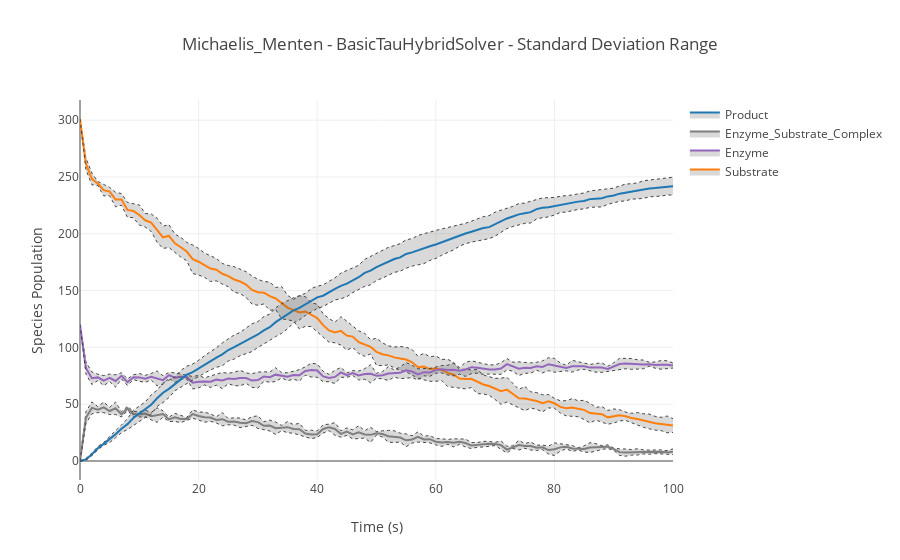

The notebook cell this image was saved under:
### Code cell
results_many_trajectories.plotplotly_std_dev_range()
